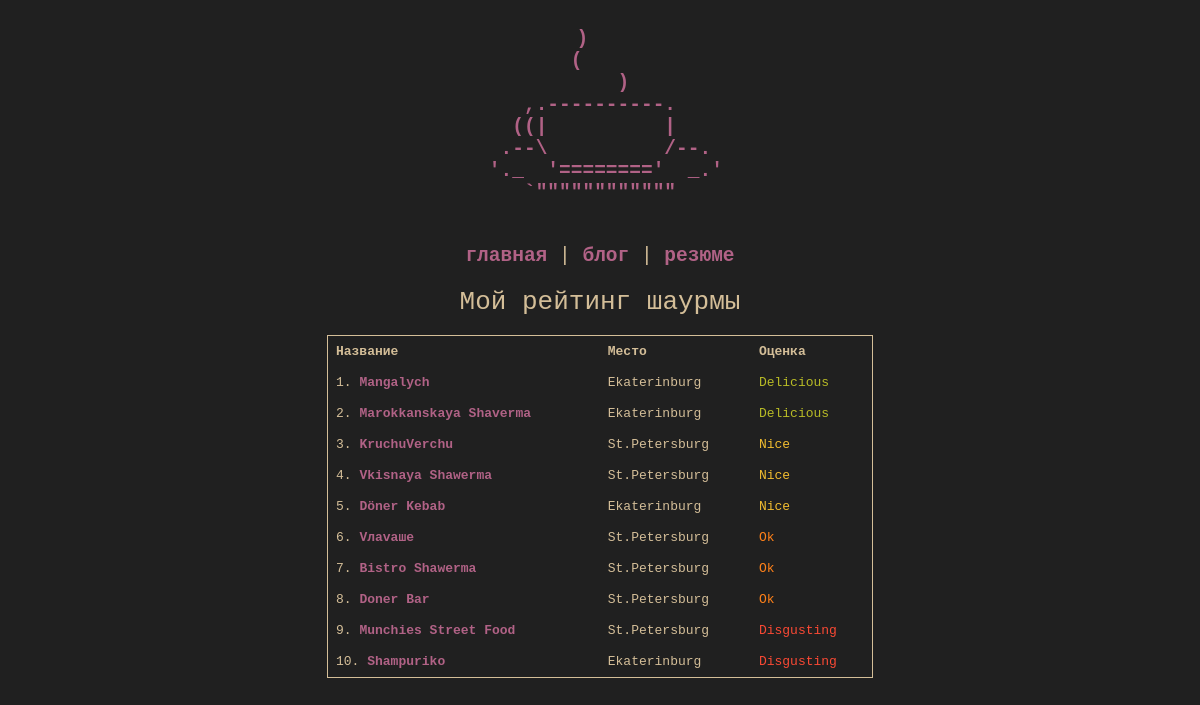
The app's page /shawarma_rating, older data.
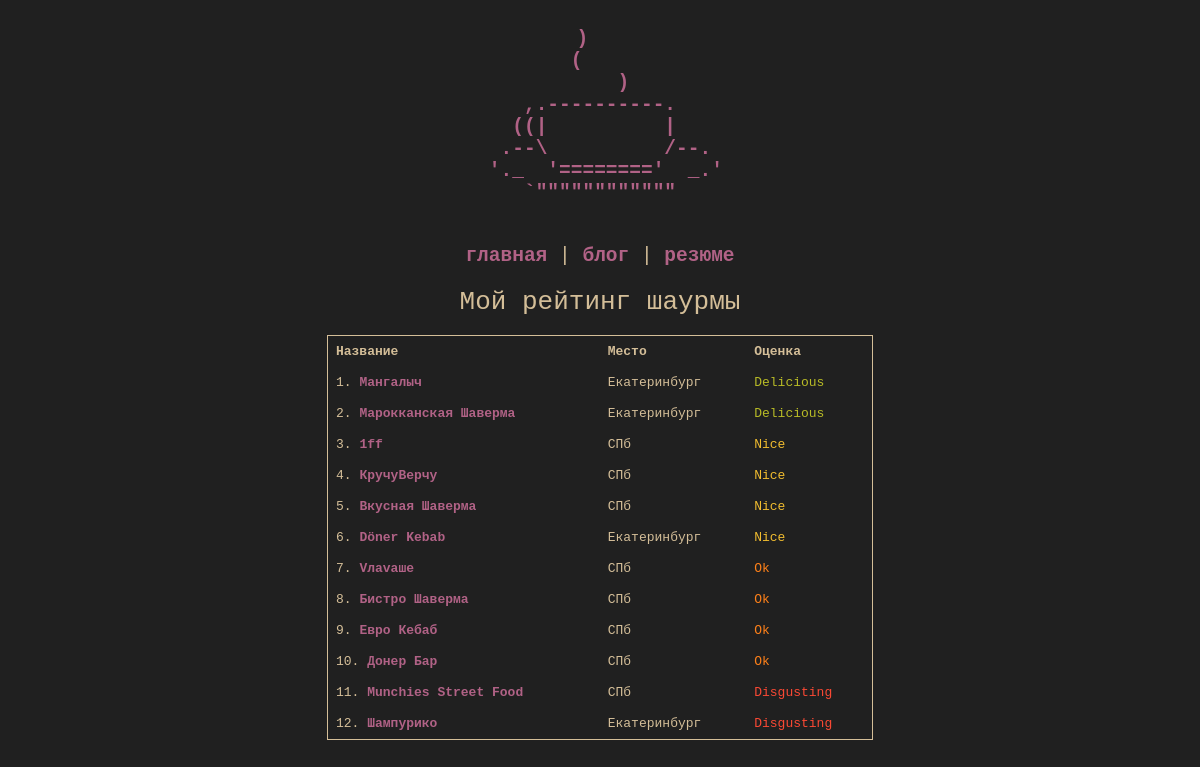
The same page, newer data.
### tables this page shows
CREATE TABLE shawarma (
    "rating" INTEGER NOT NULL,
    "name" TEXT NOT NULL,
    "place" TEXT NOT NULL,
    "mark" INTEGER NOT NULL
, "url" TEXT  NOT NULL);

### kolpa_site.py (the view, shortened to what this page needs)
@app.route("/shawarma_rating", methods=["POST", "GET"])
def shawarma():
    return render_template('shawarma_rating.html', shaws = dbase.getShawsData(), admin = session['admin'])

### FDataBase.py (called while the page is built)
    def getShawsData(self):
        sql = '''SELECT rowid, * FROM shawarma ORDER BY rating'''
        try:
            self.__cur.execute(sql)
            res = self.__cur.fetchall()
            if res: return res
        except:
            print("Error reading DB")
        return []

### kolpa_site.py (called while the page is built)
def connect_db():
    conn = sqlite3.connect(app.config['DATABASE'])
    conn.row_factory = sqlite3.Row
    return conn

def get_db():
    if not hasattr(g, 'link_db'):
        g.link_db = connect_db()
    return g.link_db

@app.before_request
def before_request():
   global dbase
   db = get_db()
   dbase = FDataBase(db)
   if 'admin' not in session:
       session['admin'] = False

### templates/shawarma_rating.html (shortened to what this page needs)
<!DOCTYPE html>
<html>
  <head>
    <link type="text/css" href="{{ url_for('static', filename='css/styles.css')}}" rel="stylesheet" />
  </head>
  <body>
    <section id="header" aria-label="Home">
      <a href="/" title="Home">
      <pre>
        )
        (
            )
    ,.----------.
   ((|          |
  .--\          /--.
 '._  '========'  _.'
    `""""""""""""
      </pre>
	</a>
    </section>
      <section id="menu">
        <p id="test">
          <a href="/">главная</a> | <a href="/blog">блог</a> | <a href="/resume">резюме</a>
        </p>
      </section>
    <section style="text-align: center; font-size:200%;">
        Мой рейтинг шаурмы
    </section>
    <br>
    <section id="rating">
      <div style="overflow-x:auto;">
        <table>
          <tr>
            <th>Название</th>
            <th>Место</th>
            <th>Оценка</th>
          </tr>
          {% for s in shaws -%}
          <tr>
            <td>{{s.rating}}. <a href="{{s.url}}" target="_blank">{{s.name}}</a></td>
            <td>{{s.place}}</td>
            <td><span id="{% if s.mark == 4 -%}Delicious{% elif s.mark == 3 -%}Nice{% elif s.mark == 2 -%}Ok{% elif s.mark == 1 -%}Disgusting{% endif -%}">
              {% if s.mark == 4 -%}Delicious{% elif s.mark == 3 -%}Nice{% elif s.mark == 2 -%}Ok{% elif s.mark == 1 -%}Disgusting{% endif -%}
            </span> </td>
          </tr>
        {% endfor -%}
      </table>
	</section>
  </body>
</html>

Row changes from the older to the newer data that the page shows:
changed shawarma: name "Mangalych" → "Мангалыч"; place "Ekaterinburg" → "Екатеринбург"
changed shawarma: name "Marokkanskaya Shaverma" → "Марокканская Шаверма"; place "Ekaterinburg" → "Екатеринбург"
added shawarma: rating "3", name "1ff", place "СПб", mark "Nice"
changed shawarma: rating "3" → "4"; name "KruchuVerchu" → "КручуВерчу"; place "St.Petersburg" → "СПб"
changed shawarma: rating "4" → "5"; name "Vkisnaya Shawerma" → "Вкусная Шаверма"; place "St.Petersburg" → "СПб"
changed shawarma "Döner Kebab": rating "5" → "6"; place "Ekaterinburg" → "Екатеринбург"
changed shawarma "Vлavaше": rating "6" → "7"; place "St.Petersburg" → "СПб"
changed shawarma: rating "7" → "8"; name "Bistro Shawerma" → "Бистро Шаверма"; place "St.Petersburg" → "СПб"
added shawarma: rating "9", name "Евро Кебаб", place "СПб", mark "Ok"
changed shawarma: rating "8" → "10"; name "Doner Bar" → "Донер Бар"; place "St.Petersburg" → "СПб"
changed shawarma "Munchies Street Food": rating "9" → "11"; place "St.Petersburg" → "СПб"
changed shawarma: rating "10" → "12"; name "Shampuriko" → "Шампурико"; place "Ekaterinburg" → "Екатеринбург"
